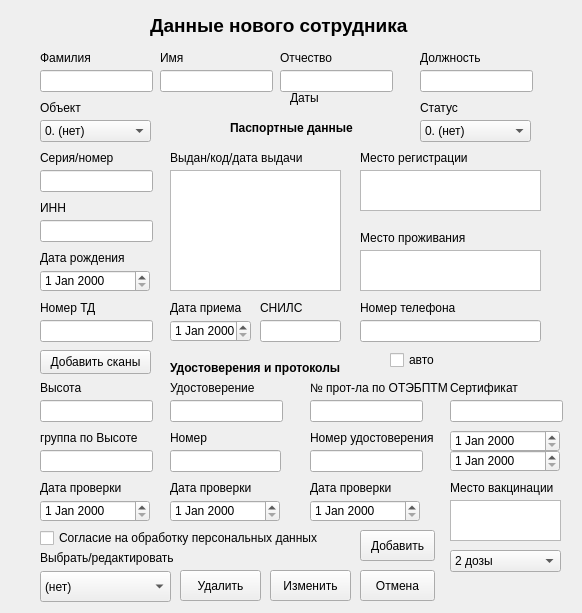
<?xml version="1.0" encoding="UTF-8"?>
<ui version="4.0">
 <class>form_new_worker</class>
 <widget class="QWidget" name="form_new_worker">
  <property name="geometry">
   <rect>
    <x>0</x>
    <y>0</y>
    <width>582</width>
    <height>613</height>
   </rect>
  </property>
  <property name="windowTitle">
   <string>Новый сотрудник</string>
  </property>
  <widget class="QLabel" name="label">
   <property name="geometry">
    <rect>
     <x>150</x>
     <y>10</y>
     <width>271</width>
     <height>31</height>
    </rect>
   </property>
   <property name="font">
    <font>
     <pointsize>14</pointsize>
     <bold>true</bold>
    </font>
   </property>
   <property name="frameShape">
    <enum>QFrame::NoFrame</enum>
   </property>
   <property name="lineWidth">
    <number>0</number>
   </property>
   <property name="text">
    <string>Данные нового сотрудника</string>
   </property>
  </widget>
  <widget class="QPushButton" name="b_ok">
   <property name="geometry">
    <rect>
     <x>360</x>
     <y>530</y>
     <width>75</width>
     <height>31</height>
    </rect>
   </property>
   <property name="text">
    <string>Добавить</string>
   </property>
  </widget>
  <widget class="QLineEdit" name="family">
   <property name="enabled">
    <bool>true</bool>
   </property>
   <property name="geometry">
    <rect>
     <x>40</x>
     <y>70</y>
     <width>113</width>
     <height>22</height>
    </rect>
   </property>
   <property name="text">
    <string/>
   </property>
  </widget>
  <widget class="QLabel" name="label_2">
   <property name="geometry">
    <rect>
     <x>40</x>
     <y>50</y>
     <width>61</width>
     <height>16</height>
    </rect>
   </property>
   <property name="text">
    <string>Фамилия</string>
   </property>
  </widget>
  <widget class="QLabel" name="label_3">
   <property name="geometry">
    <rect>
     <x>160</x>
     <y>50</y>
     <width>49</width>
     <height>16</height>
    </rect>
   </property>
   <property name="text">
    <string>Имя</string>
   </property>
  </widget>
  <widget class="QLineEdit" name="name">
   <property name="geometry">
    <rect>
     <x>160</x>
     <y>70</y>
     <width>113</width>
     <height>22</height>
    </rect>
   </property>
  </widget>
  <widget class="QLabel" name="label_4">
   <property name="geometry">
    <rect>
     <x>280</x>
     <y>50</y>
     <width>61</width>
     <height>16</height>
    </rect>
   </property>
   <property name="text">
    <string>Отчество</string>
   </property>
  </widget>
  <widget class="QLineEdit" name="surname">
   <property name="geometry">
    <rect>
     <x>280</x>
     <y>70</y>
     <width>113</width>
     <height>22</height>
    </rect>
   </property>
  </widget>
  <widget class="QLineEdit" name="post">
   <property name="geometry">
    <rect>
     <x>420</x>
     <y>70</y>
     <width>113</width>
     <height>22</height>
    </rect>
   </property>
  </widget>
  <widget class="QLabel" name="label_5">
   <property name="geometry">
    <rect>
     <x>420</x>
     <y>50</y>
     <width>71</width>
     <height>16</height>
    </rect>
   </property>
   <property name="text">
    <string>Должность</string>
   </property>
  </widget>
  <widget class="QTextEdit" name="passport_post">
   <property name="geometry">
    <rect>
     <x>170</x>
     <y>170</y>
     <width>171</width>
     <height>121</height>
    </rect>
   </property>
  </widget>
  <widget class="QLabel" name="label_6">
   <property name="geometry">
    <rect>
     <x>170</x>
     <y>150</y>
     <width>161</width>
     <height>16</height>
    </rect>
   </property>
   <property name="text">
    <string>Выдан/код/дата выдачи</string>
   </property>
  </widget>
  <widget class="QTextEdit" name="adr">
   <property name="geometry">
    <rect>
     <x>360</x>
     <y>170</y>
     <width>181</width>
     <height>41</height>
    </rect>
   </property>
  </widget>
  <widget class="QLabel" name="label_7">
   <property name="geometry">
    <rect>
     <x>360</x>
     <y>150</y>
     <width>121</width>
     <height>16</height>
    </rect>
   </property>
   <property name="text">
    <string>Место регистрации</string>
   </property>
  </widget>
  <widget class="QLabel" name="label_9">
   <property name="geometry">
    <rect>
     <x>40</x>
     <y>150</y>
     <width>91</width>
     <height>16</height>
    </rect>
   </property>
   <property name="text">
    <string>Серия/номер</string>
   </property>
  </widget>
  <widget class="QLineEdit" name="passport">
   <property name="geometry">
    <rect>
     <x>40</x>
     <y>170</y>
     <width>113</width>
     <height>22</height>
    </rect>
   </property>
   <property name="text">
    <string/>
   </property>
  </widget>
  <widget class="QLabel" name="label_11">
   <property name="geometry">
    <rect>
     <x>230</x>
     <y>120</y>
     <width>131</width>
     <height>16</height>
    </rect>
   </property>
   <property name="font">
    <font>
     <bold>true</bold>
    </font>
   </property>
   <property name="text">
    <string>Паспортные данные</string>
   </property>
  </widget>
  <widget class="QLabel" name="label_14">
   <property name="geometry">
    <rect>
     <x>40</x>
     <y>380</y>
     <width>61</width>
     <height>16</height>
    </rect>
   </property>
   <property name="text">
    <string>Высота</string>
   </property>
  </widget>
  <widget class="QLineEdit" name="n_hght">
   <property name="geometry">
    <rect>
     <x>40</x>
     <y>400</y>
     <width>113</width>
     <height>22</height>
    </rect>
   </property>
  </widget>
  <widget class="QLabel" name="label_16">
   <property name="geometry">
    <rect>
     <x>170</x>
     <y>360</y>
     <width>171</width>
     <height>16</height>
    </rect>
   </property>
   <property name="font">
    <font>
     <bold>true</bold>
    </font>
   </property>
   <property name="text">
    <string>Удостоверения и протоколы</string>
   </property>
  </widget>
  <widget class="QLabel" name="label_18">
   <property name="geometry">
    <rect>
     <x>40</x>
     <y>430</y>
     <width>111</width>
     <height>16</height>
    </rect>
   </property>
   <property name="text">
    <string>группа по Высоте</string>
   </property>
  </widget>
  <widget class="QLabel" name="label_8">
   <property name="geometry">
    <rect>
     <x>170</x>
     <y>380</y>
     <width>91</width>
     <height>16</height>
    </rect>
   </property>
   <property name="text">
    <string>Удостоверение</string>
   </property>
  </widget>
  <widget class="QLineEdit" name="n_study">
   <property name="geometry">
    <rect>
     <x>170</x>
     <y>400</y>
     <width>113</width>
     <height>22</height>
    </rect>
   </property>
  </widget>
  <widget class="QLabel" name="label_19">
   <property name="geometry">
    <rect>
     <x>170</x>
     <y>430</y>
     <width>111</width>
     <height>16</height>
    </rect>
   </property>
   <property name="text">
    <string>Номер</string>
   </property>
  </widget>
  <widget class="QLineEdit" name="n_study_card">
   <property name="geometry">
    <rect>
     <x>170</x>
     <y>450</y>
     <width>111</width>
     <height>22</height>
    </rect>
   </property>
  </widget>
  <widget class="QPushButton" name="b_cancel">
   <property name="geometry">
    <rect>
     <x>360</x>
     <y>570</y>
     <width>75</width>
     <height>31</height>
    </rect>
   </property>
   <property name="text">
    <string>Отмена</string>
   </property>
  </widget>
  <widget class="QDateEdit" name="d_height">
   <property name="geometry">
    <rect>
     <x>40</x>
     <y>500</y>
     <width>110</width>
     <height>22</height>
    </rect>
   </property>
  </widget>
  <widget class="QDateEdit" name="d_study">
   <property name="geometry">
    <rect>
     <x>170</x>
     <y>500</y>
     <width>110</width>
     <height>22</height>
    </rect>
   </property>
  </widget>
  <widget class="QLabel" name="label_22">
   <property name="geometry">
    <rect>
     <x>40</x>
     <y>480</y>
     <width>91</width>
     <height>16</height>
    </rect>
   </property>
   <property name="text">
    <string>Дата проверки</string>
   </property>
  </widget>
  <widget class="QLabel" name="label_23">
   <property name="geometry">
    <rect>
     <x>170</x>
     <y>480</y>
     <width>91</width>
     <height>16</height>
    </rect>
   </property>
   <property name="text">
    <string>Дата проверки</string>
   </property>
  </widget>
  <widget class="QDateEdit" name="d_prot">
   <property name="geometry">
    <rect>
     <x>310</x>
     <y>500</y>
     <width>110</width>
     <height>22</height>
    </rect>
   </property>
  </widget>
  <widget class="QLabel" name="label_20">
   <property name="geometry">
    <rect>
     <x>310</x>
     <y>380</y>
     <width>171</width>
     <height>16</height>
    </rect>
   </property>
   <property name="text">
    <string>№ прот-ла по ОТЭБПТМ</string>
   </property>
  </widget>
  <widget class="QLabel" name="label_26">
   <property name="geometry">
    <rect>
     <x>310</x>
     <y>480</y>
     <width>101</width>
     <height>16</height>
    </rect>
   </property>
   <property name="text">
    <string>Дата проверки</string>
   </property>
  </widget>
  <widget class="QLabel" name="label_12">
   <property name="geometry">
    <rect>
     <x>360</x>
     <y>230</y>
     <width>121</width>
     <height>16</height>
    </rect>
   </property>
   <property name="text">
    <string>Место проживания</string>
   </property>
  </widget>
  <widget class="QTextEdit" name="live_adr">
   <property name="geometry">
    <rect>
     <x>360</x>
     <y>250</y>
     <width>181</width>
     <height>41</height>
    </rect>
   </property>
  </widget>
  <widget class="QLabel" name="label_13">
   <property name="geometry">
    <rect>
     <x>40</x>
     <y>250</y>
     <width>101</width>
     <height>16</height>
    </rect>
   </property>
   <property name="text">
    <string>Дата рождения</string>
   </property>
  </widget>
  <widget class="QDateEdit" name="bday">
   <property name="geometry">
    <rect>
     <x>40</x>
     <y>270</y>
     <width>110</width>
     <height>22</height>
    </rect>
   </property>
  </widget>
  <widget class="QLineEdit" name="n_td">
   <property name="geometry">
    <rect>
     <x>40</x>
     <y>320</y>
     <width>113</width>
     <height>22</height>
    </rect>
   </property>
  </widget>
  <widget class="QLineEdit" name="n_card">
   <property name="geometry">
    <rect>
     <x>310</x>
     <y>450</y>
     <width>113</width>
     <height>22</height>
    </rect>
   </property>
  </widget>
  <widget class="QLabel" name="label_15">
   <property name="geometry">
    <rect>
     <x>40</x>
     <y>300</y>
     <width>61</width>
     <height>16</height>
    </rect>
   </property>
   <property name="text">
    <string>Номер ТД</string>
   </property>
  </widget>
  <widget class="QDateEdit" name="d_td">
   <property name="geometry">
    <rect>
     <x>170</x>
     <y>320</y>
     <width>81</width>
     <height>22</height>
    </rect>
   </property>
  </widget>
  <widget class="QLabel" name="label_17">
   <property name="geometry">
    <rect>
     <x>170</x>
     <y>300</y>
     <width>141</width>
     <height>16</height>
    </rect>
   </property>
   <property name="text">
    <string>Дата приема</string>
   </property>
  </widget>
  <widget class="QLabel" name="label_21">
   <property name="geometry">
    <rect>
     <x>310</x>
     <y>430</y>
     <width>131</width>
     <height>16</height>
    </rect>
   </property>
   <property name="text">
    <string>Номер удостоверения</string>
   </property>
  </widget>
  <widget class="QLineEdit" name="phone">
   <property name="geometry">
    <rect>
     <x>360</x>
     <y>320</y>
     <width>181</width>
     <height>22</height>
    </rect>
   </property>
  </widget>
  <widget class="QLabel" name="label_24">
   <property name="geometry">
    <rect>
     <x>360</x>
     <y>300</y>
     <width>101</width>
     <height>16</height>
    </rect>
   </property>
   <property name="text">
    <string>Номер телефона</string>
   </property>
  </widget>
  <widget class="QLineEdit" name="inn">
   <property name="geometry">
    <rect>
     <x>40</x>
     <y>220</y>
     <width>113</width>
     <height>22</height>
    </rect>
   </property>
  </widget>
  <widget class="QLabel" name="label_25">
   <property name="geometry">
    <rect>
     <x>40</x>
     <y>200</y>
     <width>49</width>
     <height>16</height>
    </rect>
   </property>
   <property name="text">
    <string>ИНН</string>
   </property>
  </widget>
  <widget class="QLabel" name="label_27">
   <property name="geometry">
    <rect>
     <x>250</x>
     <y>300</y>
     <width>49</width>
     <height>16</height>
    </rect>
   </property>
   <property name="text">
    <string/>
   </property>
  </widget>
  <widget class="QLabel" name="label_28">
   <property name="geometry">
    <rect>
     <x>260</x>
     <y>300</y>
     <width>49</width>
     <height>16</height>
    </rect>
   </property>
   <property name="text">
    <string>СНИЛС</string>
   </property>
  </widget>
  <widget class="QComboBox" name="cb_select">
   <property name="geometry">
    <rect>
     <x>40</x>
     <y>571</y>
     <width>131</width>
     <height>31</height>
    </rect>
   </property>
   <item>
    <property name="text">
     <string>(нет)</string>
    </property>
   </item>
  </widget>
  <widget class="QLabel" name="label_10">
   <property name="geometry">
    <rect>
     <x>40</x>
     <y>550</y>
     <width>151</width>
     <height>16</height>
    </rect>
   </property>
   <property name="text">
    <string>Выбрать/редактировать</string>
   </property>
  </widget>
  <widget class="QLineEdit" name="snils">
   <property name="geometry">
    <rect>
     <x>260</x>
     <y>320</y>
     <width>81</width>
     <height>22</height>
    </rect>
   </property>
  </widget>
  <widget class="QPushButton" name="b_change">
   <property name="geometry">
    <rect>
     <x>270</x>
     <y>570</y>
     <width>81</width>
     <height>31</height>
    </rect>
   </property>
   <property name="text">
    <string>Изменить</string>
   </property>
  </widget>
  <widget class="QPushButton" name="b_kill">
   <property name="geometry">
    <rect>
     <x>180</x>
     <y>570</y>
     <width>81</width>
     <height>31</height>
    </rect>
   </property>
   <property name="text">
    <string>Удалить</string>
   </property>
  </widget>
  <widget class="QLineEdit" name="n_prot">
   <property name="geometry">
    <rect>
     <x>310</x>
     <y>400</y>
     <width>113</width>
     <height>22</height>
    </rect>
   </property>
  </widget>
  <widget class="QLineEdit" name="n_group_h">
   <property name="geometry">
    <rect>
     <x>40</x>
     <y>450</y>
     <width>113</width>
     <height>22</height>
    </rect>
   </property>
  </widget>
  <widget class="QComboBox" name="cb_contract">
   <property name="geometry">
    <rect>
     <x>40</x>
     <y>120</y>
     <width>111</width>
     <height>22</height>
    </rect>
   </property>
   <item>
    <property name="text">
     <string>0. (нет)</string>
    </property>
   </item>
   <item>
    <property name="text">
     <string>1. (нет)</string>
    </property>
   </item>
  </widget>
  <widget class="QLabel" name="label_29">
   <property name="geometry">
    <rect>
     <x>40</x>
     <y>100</y>
     <width>49</width>
     <height>16</height>
    </rect>
   </property>
   <property name="text">
    <string>Объект</string>
   </property>
  </widget>
  <widget class="QCheckBox" name="cb_auto">
   <property name="geometry">
    <rect>
     <x>390</x>
     <y>350</y>
     <width>76</width>
     <height>20</height>
    </rect>
   </property>
   <property name="text">
    <string>авто</string>
   </property>
  </widget>
  <widget class="QDateEdit" name="d_vac_2">
   <property name="geometry">
    <rect>
     <x>450</x>
     <y>450</y>
     <width>110</width>
     <height>22</height>
    </rect>
   </property>
  </widget>
  <widget class="QTextEdit" name="place">
   <property name="geometry">
    <rect>
     <x>450</x>
     <y>500</y>
     <width>111</width>
     <height>41</height>
    </rect>
   </property>
  </widget>
  <widget class="QLineEdit" name="vac_doc">
   <property name="geometry">
    <rect>
     <x>450</x>
     <y>400</y>
     <width>113</width>
     <height>22</height>
    </rect>
   </property>
  </widget>
  <widget class="QDateEdit" name="d_vac_1">
   <property name="geometry">
    <rect>
     <x>450</x>
     <y>430</y>
     <width>110</width>
     <height>22</height>
    </rect>
   </property>
  </widget>
  <widget class="QLabel" name="label_32">
   <property name="geometry">
    <rect>
     <x>290</x>
     <y>90</y>
     <width>49</width>
     <height>16</height>
    </rect>
   </property>
   <property name="text">
    <string>Даты</string>
   </property>
  </widget>
  <widget class="QLabel" name="label_33">
   <property name="geometry">
    <rect>
     <x>450</x>
     <y>380</y>
     <width>101</width>
     <height>16</height>
    </rect>
   </property>
   <property name="text">
    <string>Сертификат</string>
   </property>
  </widget>
  <widget class="QLabel" name="label_34">
   <property name="geometry">
    <rect>
     <x>450</x>
     <y>480</y>
     <width>111</width>
     <height>16</height>
    </rect>
   </property>
   <property name="text">
    <string>Место вакцинации</string>
   </property>
  </widget>
  <widget class="QComboBox" name="cb_vac">
   <property name="geometry">
    <rect>
     <x>450</x>
     <y>550</y>
     <width>111</width>
     <height>22</height>
    </rect>
   </property>
   <item>
    <property name="text">
     <string>2 дозы</string>
    </property>
   </item>
   <item>
    <property name="text">
     <string>1 доза</string>
    </property>
   </item>
   <item>
    <property name="text">
     <string>Болел</string>
    </property>
   </item>
  </widget>
  <widget class="QCheckBox" name="cb_check">
   <property name="geometry">
    <rect>
     <x>40</x>
     <y>530</y>
     <width>291</width>
     <height>16</height>
    </rect>
   </property>
   <property name="text">
    <string>Согласие на обработку персональных данных</string>
   </property>
  </widget>
  <widget class="QComboBox" name="status">
   <property name="geometry">
    <rect>
     <x>420</x>
     <y>120</y>
     <width>111</width>
     <height>22</height>
    </rect>
   </property>
   <item>
    <property name="text">
     <string>0. (нет)</string>
    </property>
   </item>
   <item>
    <property name="text">
     <string>1. работает</string>
    </property>
   </item>
   <item>
    <property name="text">
     <string>2. уволен</string>
    </property>
   </item>
   <item>
    <property name="text">
     <string>3. в отпуске</string>
    </property>
   </item>
  </widget>
  <widget class="QLabel" name="label_30">
   <property name="geometry">
    <rect>
     <x>420</x>
     <y>100</y>
     <width>49</width>
     <height>16</height>
    </rect>
   </property>
   <property name="text">
    <string>Статус</string>
   </property>
  </widget>
  <widget class="QPushButton" name="b_docs">
   <property name="geometry">
    <rect>
     <x>40</x>
     <y>350</y>
     <width>111</width>
     <height>24</height>
    </rect>
   </property>
   <property name="text">
    <string>Добавить сканы</string>
   </property>
  </widget>
 </widget>
 <resources/>
 <connections/>
</ui>
